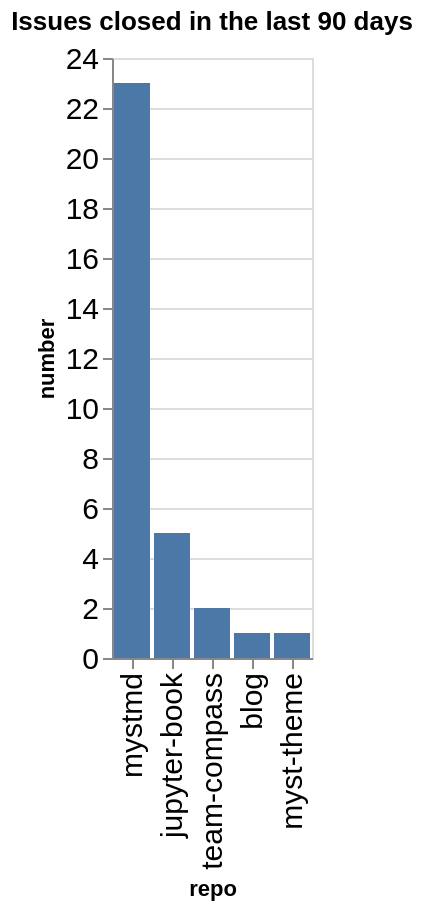

Notebook code for this chart:
### Code cell
closed_counts = closed.groupby(['org', 'repo']).count()['number'].reset_index()
closed_counts['org/repo'] = closed_counts.apply(lambda a: a['org'] + '/' + a['repo'], axis=1)
sorted_vals = closed_counts.sort_values(['number'], ascending=False)['repo'].values
alt.Chart(data=closed_counts, title=f"Issues closed in the last {n_days} days").mark_bar().encode(
    x=alt.X('repo', sort=alt.Sort(sorted_vals.tolist())),
    y='number',
)

### Figure 1 — Vega-Lite specification as saved in the notebook (floating-point values rounded to 4 significant figures)
{"config": {"axisLeft": {"labelFontSize": 15}, "axisBottom": {"labelFontSize": 15}}, "data": {"name": "data-95e7bdd013af6731b9d305aef708c768"}, "mark": {"type": "bar"}, "encoding": {"x": {"field": "repo", "sort": ["mystmd", "jupyter-book", "team-compass", "blog", "myst-theme"], "type": "nominal"}, "y": {"field": "number", "type": "quantitative"}}, "title": "Issues closed in the last 90 days", "$schema": "https://vega.github.io/schema/vega-lite/v5.20.1.json", "datasets": {"data-95e7bdd013af6731b9d305aef708c768": [{"org": "jupyter-book", "repo": "blog", "number": 1, "org/repo": "jupyter-book/blog"}, {"org": "jupyter-book", "repo": "jupyter-book", "number": 5, "org/repo": "jupyter-book/jupyter-book"}, {"org": "jupyter-book", "repo": "myst-theme", "number": 1, "org/repo": "jupyter-book/myst-theme"}, {"org": "jupyter-book", "repo": "mystmd", "number": 23, "org/repo": "jupyter-book/mystmd"}, {"org": "jupyter-book", "repo": "team-compass", "number": 2, "org/repo": "jupyter-book/team-compass"}]}}
